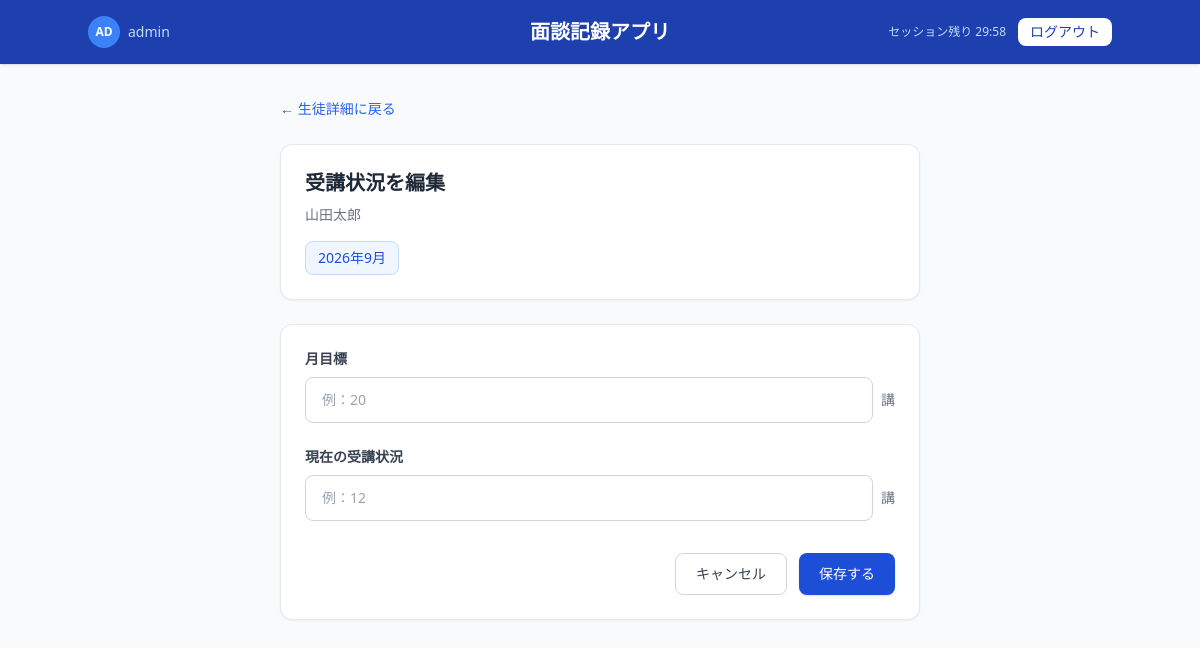
The app's page /edit_progress/1 (signed in) with its own data.
### app.py (models this page shows, shortened)
class User(UserMixin, db.Model):
    id = db.Column(db.Integer, primary_key=True)
    code = db.Column(db.String(50), unique=True, nullable=False)
    password_hash = db.Column(db.String(200), nullable=False)
    is_admin = db.Column(db.Boolean, default=False)

class Student(db.Model):
    id = db.Column(db.Integer, primary_key=True)
    name = db.Column(db.String(100), nullable=False)
    grade = db.Column(db.String(50), nullable=False)
    school = db.Column(db.String(100), nullable=False)
    records = db.relationship('Record', backref='student', lazy=True)

### app.py (the view, shortened to what this page needs)
@app.route('/edit_progress/<int:student_id>', methods=['GET', 'POST'])
@login_required
def edit_progress(student_id):
    student = Student.query.get_or_404(student_id)
    month = request.args.get('month')
    if not month:
        month = datetime.now().strftime('%Y-%m')
    progress = MonthlyProgress.query.filter_by(
        student_id=student_id,
        month=month
    ).first()
    if not progress:
        progress = MonthlyProgress(
            student_id=student_id,
            month=month
        )
    return render_template(
        'edit_progress.html',
        student=student,
        progress=progress,
        month=month
    )

### app.py (called while the page is built)
@login_manager.user_loader
def load_user(user_id):
    return User.query.get(int(user_id))

### templates/edit_progress.html (shortened to what this page needs)
<!DOCTYPE html>
<html lang="ja">
<head>
    <script src="https://cdn.tailwindcss.com"></script>
</head>
<body class="bg-gray-50 min-h-screen">
    <header class="bg-blue-800 text-white px-6 py-4 shadow">
        <div class="flex items-center justify-between max-w-5xl mx-auto">
            <div class="flex items-center gap-3">
                <a href="/change_password" class="flex items-center gap-2 hover:opacity-80">
                    <div class="w-8 h-8 rounded-full bg-blue-500 flex items-center justify-center text-xs font-semibold">
                        {{ current_user.code[:2].upper() }}
                    </div>
                    <span class="text-sm text-blue-200">
                        {{ current_user.code }}
                    </span>
                </a>
            </div>
            <h1 class="text-xl font-semibold absolute left-1/2 transform -translate-x-1/2">
                面談記録アプリ
            </h1>
            <div class="flex items-center gap-3">
                <span id="session-timer" class="text-xs text-blue-200"></span>
                <a href="/logout"
                   class="text-sm bg-white text-blue-800 px-3 py-1 rounded-lg hover:bg-blue-50 transition font-medium">
                    ログアウト
                </a>
            </div>
        </div>
    </header>
    <main class="max-w-2xl mx-auto px-4 py-8">
        <a href="/student/{{ student.id }}?month={{ month }}"
           class="text-blue-600 text-sm hover:underline">
            ← 生徒詳細に戻る
        </a>
        <div class="bg-white rounded-xl shadow-sm border border-gray-200 p-6 mt-6">
            <h2 class="text-xl font-semibold text-gray-800">
                受講状況を編集
            </h2>
            <p class="text-sm text-gray-500 mt-2">
                {{ student.name }}
            </p>
            <div class="mt-4 inline-block bg-blue-50 border border-blue-200 text-blue-700 px-3 py-1.5 rounded-lg text-sm font-medium">
                {{ month[:4] }}年{{ month[5:7]|int }}月
            </div>
        </div>
        <form method="POST"
              class="bg-white rounded-xl shadow-sm border border-gray-200 p-6 mt-6">
            <div class="mb-6">
                <label for="monthly_goal"
                       class="block text-sm font-semibold text-gray-700 mb-2">
                    月目標
                </label>
                <div class="flex items-center gap-2">
                    <input
                        type="number"
                        id="monthly_goal"
                        name="monthly_goal"
                        step="0.5"
                        min="0"
                        value="{{ progress.monthly_goal if progress.monthly_goal is not none else '' }}"
                        placeholder="例：20"
                        class="w-full border border-gray-300 rounded-lg px-4 py-3 text-sm
                               focus:outline-none focus:ring-2 focus:ring-blue-500 focus:border-blue-500"
                    >
                    <span class="text-sm text-gray-500 whitespace-nowrap">
                        講
                    </span>
                </div>
            </div>
            <div class="mb-8">
                <label for="current_progress"
                       class="block text-sm font-semibold text-gray-700 mb-2">
                    現在の受講状況
                </label>
                <div class="flex items-center gap-2">
                    <input
                        type="number"
                        id="current_progress"
                        name="current_progress"
                        step="0.5"
                        min="0"
                        value="{{ progress.current_progress if progress.current_progress is not none else '' }}"
                        placeholder="例：12"
                        class="w-full border border-gray-300 rounded-lg px-4 py-3 text-sm
                               focus:outline-none focus:ring-2 focus:ring-emerald-500 focus:border-emerald-500"
                    >
                    <span class="text-sm text-gray-500 whitespace-nowrap">
                        講
                    </span>
                </div>
            </div>
            <div class="flex justify-end gap-3">
                <a
                    href="/student/{{ student.id }}?month={{ month }}"
                    class="px-5 py-2.5 rounded-lg border border-gray-300 text-sm
                           text-gray-700 hover:bg-gray-50 transition font-medium"
                >
                    キャンセル
                </a>
                <button
                    type="submit"
                    class="bg-blue-700 text-white px-5 py-2.5 rounded-lg text-sm
                           hover:bg-blue-800 transition font-medium shadow"
                >
                    保存する
                </button>
            </div>
        </form>
    </main>
</body>
</html>

### records on screen
User: code "AD", code "admin"
Student: name "山田太郎"

### other values on screen
{{ month[:4] }} "2026"
{{ month[5:7]|int }} "9"
